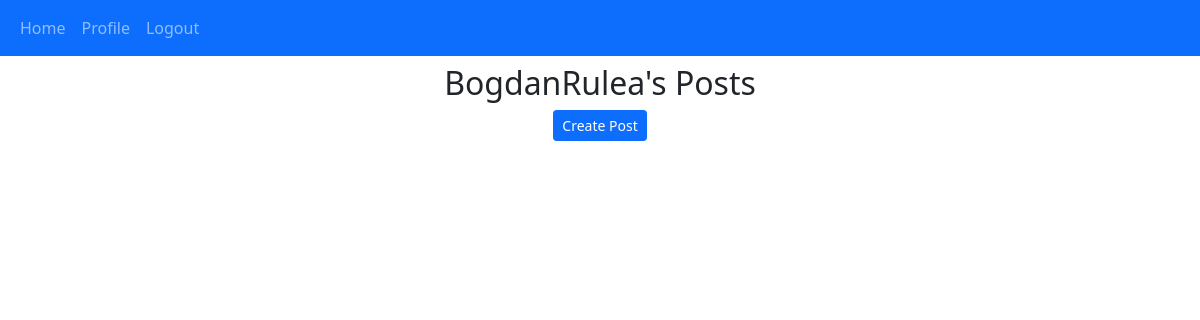
/posts/BogdanRulea (signed in), run on an earlier commit of the app's database.
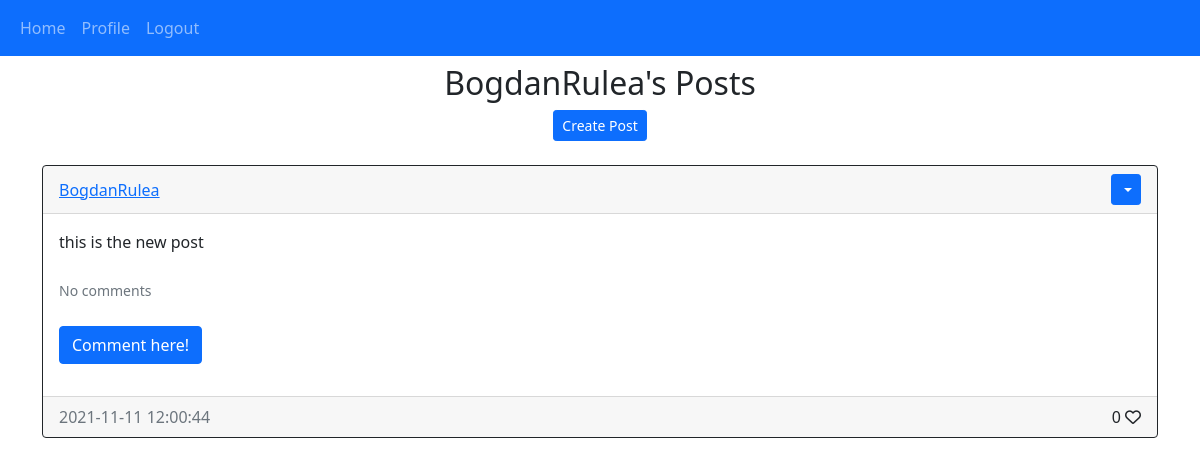
And on a later commit of the database.
### webpage/models.py (models this page shows)
class User(db.Model, UserMixin):
    id = db.Column(db.Integer, primary_key = True)
    fname = db.Column(db.String(100))
    lname = db.Column(db.String(100))
    email = db.Column(db.String(100), unique = True)
    username = db.Column(db.String(100), unique = True)
    password = db.Column(db.String(150))
    creation_date = db.Column(db.DateTime(timezone = True), default = func.now())
    description = db.Column(db.String(500))
    posts = db.relationship('Post', backref = 'user', passive_deletes = True)
    comments = db.relationship('Comment', backref = 'user', passive_deletes = True)
    likes = db.relationship('Like', backref = 'user', passive_deletes = True)

class Post(db.Model):
    id = db.Column(db.Integer, primary_key = True)
    text = db.Column(db.Text, nullable = False)
    creation_date = db.Column(db.DateTime(timezone = True), default = func.now())
    author = db.Column(db.Integer, db.ForeignKey('user.id', ondelete ="CASCADE"), nullable = False)
    comments = db.relationship('Comment', backref = 'post', passive_deletes = True)
    likes = db.relationship('Like', backref = 'post', passive_deletes = True)

### webpage/views.py (the view)
@views.route('/posts/<username>')
@login_required
def posts(username):
    user = User.query.filter_by(username = username).first()
    posts = user.posts
    return render_template('posts.html', user=current_user, posts = posts, username = username)

### webpage/__init__.py (called while the page is built)
def create_app():
    app = Flask(__name__)
    app.config['SECRET_KEY'] = "thisismysecretkey"
    app.config['SQLALCHEMY_DATABASE_URI'] = f'sqlite:///{DB_NAME}'
    db.init_app(app)
    from .views import views
    from .auth import auth
    app.register_blueprint(views, url_prefix = "/")
    app.register_blueprint(auth, url_prefix = "/")
    from .models import User, Post, Comment, Like
    create_database(app)
    print("Database created!")
    login_manager = LoginManager()
    login_manager.login_view = "auth.login"
    login_manager.init_app(app)
    @login_manager.user_loader
    def load_user(id):
        return User.query.get(int(id))
    return app

### webpage/templates/posts.html (shortened to what this page needs)
{% extends "posts_div.html"%}
{% block header %}
<h2 align = 'center'>{{username}}'s Posts</h2>
{% endblock%}

### webpage/templates/posts_div.html (shortened to what this page needs)
{% extends "main.html"%}
{% block content %}
<h2 align='center'>{% block header %}Posts{% endblock %}</h2>
<div align='center'>
    <a href="/create-post">
        <button type="button" class="btn btn-primary btn-sm">Create Post</button>
    </a>
</div>
<br/>
<div id='posts'>
    {% for post in posts[::-1] %}
    <div class='card border-dark'>
        <div class='card-header d-flex justify-content-between align-items-center'>
            <a href='/profile/{{post.user.username}}'>{{post.user.username}}</a>
            <div>
                {% if user.id == post.author %}
                <div class="btn-group">
                    <button type="button" class="btn btn-sm btn-primary dropdown-toggle" data-bs-toggle='dropdown'>
                    </button>
                </div>
                {% endif %}
            </div>
        </div>
        <div class='card-body'>
            <div class="card-text">{{post.text}}</div>
            <br />
            <div>
                <p class="card-text">
                    {% if post.comments|length > 0 %}
                    <a data-bs-toggle="collapse" href="#comment-{{post.id}}" role="button">
                        <small>View {{post.comments|length}} comments</small>
                    </a>
                    {% else %}
                    <small class="text-muted">No comments</small>
                    {% endif %}
                </p>
            </div>
            <br />
            <p>
                <a class="btn btn-primary" data-bs-toggle="collapse" href="#collapse{{post.id}}" role="button"
                    aria-expanded="false" aria-controls="collapseid">
                    Comment here!
                </a>
            </p>
        </div>
        <div class="card-footer d-flex justify-content-between">
            <div class="text-muted">{{post.creation_date}}</div>
            <div>
                <span id="likes-count-{{post.id}}">{{post.likes|length}}</span>
                {% if user.id in post.likes|map(attribute = "author")|list %}
                <i class="fas fa-heart" id="like-button-{{post.id}}" onclick="like('{{post.id}}')"></i>
                {% else %}
                <i class="far fa-heart" id="like-button-{{post.id}}" onclick="like('{{post.id}}')"></i>
                {% endif %}
            </div>
        </div>
    </div>
    <br />
    {% endfor %}
</div>
{% endblock%}

### webpage/templates/main.html (shortened to what this page needs)
<!DOCTYPE html>
<html lang="en">
<head>
  <link href="https://cdn.jsdelivr.net/npm/bootstrap@5.1.3/dist/css/bootstrap.min.css" rel="stylesheet"
 />
</head>
<body>
  <nav class="navbar navbar-expand-lg navbar-dark bg-primary">
    <div class="container-fluid">
      <div class="collapse navbar-collapse" id="navbar">
        <div class="navbar-nav">
          <a class="nav-item nav-link" href="/home">Home</a>
          {% if user.is_authenticated %}
          <a class="nav-item nav-link" href="/profile/{{user.username}}">Profile</a>
          <div class="nav-item"><a class="nav-link" href="/logout">Logout</a></div>
          {% else %}
          <a class="nav-item nav-link" href="/login">Login</a>
          <a class="nav-item nav-link" href="/sign-up">Sign Up</a>
          {% endif %}
        </div>
      </div>
    </div>
  </nav>
  <div class="container">{% block content %}{% endblock %}</div>
</body>
</html>

What changed in the data, as far as the page shows it:
added Post: user.username "BogdanRulea", text "this is the new post", creation_date "2021-11-11 12:00:44", likes|length "0"
